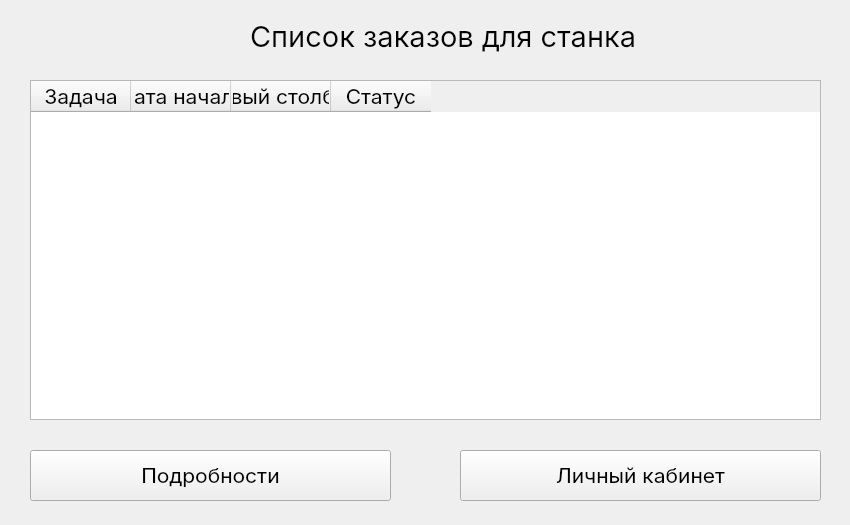
<?xml version="1.0" encoding="UTF-8"?>
<ui version="4.0">
 <class>ListRepairsMachineWindow</class>
 <widget class="QWidget" name="ListRepairsMachineWindow">
  <property name="geometry">
   <rect>
    <x>0</x>
    <y>0</y>
    <width>850</width>
    <height>525</height>
   </rect>
  </property>
  <property name="sizePolicy">
   <sizepolicy hsizetype="Fixed" vsizetype="Fixed">
    <horstretch>0</horstretch>
    <verstretch>0</verstretch>
   </sizepolicy>
  </property>
  <property name="palette">
   <palette>
    <active/>
    <inactive/>
    <disabled/>
   </palette>
  </property>
  <property name="font">
   <font>
    <family>Inter</family>
    <pointsize>16</pointsize>
   </font>
  </property>
  <property name="windowTitle">
   <string>Form</string>
  </property>
  <widget class="QPushButton" name="go_area_button">
   <property name="geometry">
    <rect>
     <x>460</x>
     <y>450</y>
     <width>361</width>
     <height>51</height>
    </rect>
   </property>
   <property name="font">
    <font>
     <family>Inter</family>
     <pointsize>16</pointsize>
    </font>
   </property>
   <property name="text">
    <string>Личный кабинет</string>
   </property>
  </widget>
  <widget class="QLabel" name="list_orders_label">
   <property name="geometry">
    <rect>
     <x>250</x>
     <y>10</y>
     <width>491</width>
     <height>51</height>
    </rect>
   </property>
   <property name="font">
    <font>
     <family>Inter</family>
     <pointsize>22</pointsize>
    </font>
   </property>
   <property name="text">
    <string>Список заказов для станка</string>
   </property>
  </widget>
  <widget class="QPushButton" name="about_button">
   <property name="geometry">
    <rect>
     <x>30</x>
     <y>450</y>
     <width>361</width>
     <height>51</height>
    </rect>
   </property>
   <property name="font">
    <font>
     <family>Inter</family>
     <pointsize>16</pointsize>
    </font>
   </property>
   <property name="text">
    <string>Подробности</string>
   </property>
  </widget>
  <widget class="QTableWidget" name="orders_table_widget">
   <property name="geometry">
    <rect>
     <x>30</x>
     <y>80</y>
     <width>791</width>
     <height>340</height>
    </rect>
   </property>
   <property name="editTriggers">
    <set>QAbstractItemView::NoEditTriggers</set>
   </property>
   <property name="selectionMode">
    <enum>QAbstractItemView::SingleSelection</enum>
   </property>
   <property name="selectionBehavior">
    <enum>QAbstractItemView::SelectRows</enum>
   </property>
   <property name="gridStyle">
    <enum>Qt::SolidLine</enum>
   </property>
   <attribute name="verticalHeaderVisible">
    <bool>false</bool>
   </attribute>
   <column>
    <property name="text">
     <string>Задача</string>
    </property>
    <property name="font">
     <font>
      <family>Inter</family>
      <pointsize>16</pointsize>
     </font>
    </property>
    <property name="foreground">
     <brush brushstyle="NoBrush">
      <color alpha="255">
       <red>255</red>
       <green>255</green>
       <blue>255</blue>
      </color>
     </brush>
    </property>
   </column>
   <column>
    <property name="text">
     <string>Дата начала</string>
    </property>
    <property name="font">
     <font>
      <family>Inter</family>
      <pointsize>16</pointsize>
     </font>
    </property>
    <property name="background">
     <color>
      <red>255</red>
      <green>255</green>
      <blue>255</blue>
     </color>
    </property>
   </column>
   <column>
    <property name="text">
     <string>Новый столбец</string>
    </property>
    <property name="font">
     <font>
      <family>Inter</family>
      <pointsize>16</pointsize>
     </font>
    </property>
   </column>
   <column>
    <property name="text">
     <string>Статус</string>
    </property>
    <property name="font">
     <font>
      <family>Inter</family>
      <pointsize>16</pointsize>
     </font>
    </property>
    <property name="background">
     <color>
      <red>255</red>
      <green>255</green>
      <blue>255</blue>
     </color>
    </property>
   </column>
  </widget>
 </widget>
 <resources/>
 <connections/>
</ui>
